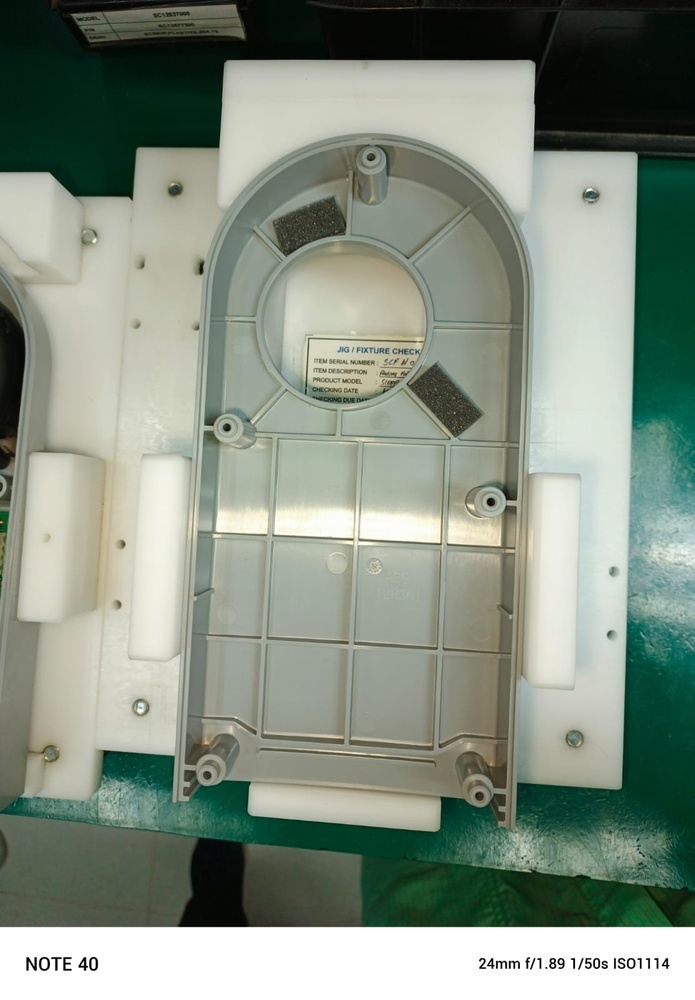
#> input picture SpecialCase/object_ok.jpeg, 695 x 1000 px, shrunk from 1112 x 1600 before the run
$ jupyter execute deteksi_sponse_hitam.ipynb
#> lines starting #> are read from the running program, lines starting #| are printed output that depends on the picture; after the words box and inside, x2 and y2 are one past the last pixel; in counts of white or black regions, pixels touching at a corner belong together
[cell 1]
import cv2
import numpy as np
import matplotlib.pyplot as plt

print("OpenCV version: " + cv2.__version__)

[cell 2]
# Load the image
original_img = cv2.imread("object_ok.jpeg")  # Replace with your image file
#> original_img is the input picture: shape (1000, 695, 3); mean B, G, R 130.8, 144.6, 133.1

# Get the image dimensions
h, w, __ = original_img.shape
#> h = 1000; w = 695

# Crop the image

crop_x0 = 0.2 #`20% padding from left`
crop_xt = 0.8 #`20% padding from right`
crop_y0 = 0.20 #`20% padding from top`
crop_yt = 0.75 #`25% padding from bottom`

print(f"Cropped Image by horizontal {crop_x0*100}% - {crop_xt*100}% and vertical {crop_y0*100}% - {crop_yt*100}%")

img = original_img[int(h * crop_y0) : int(h * crop_yt), int(w * crop_x0) : int(w * crop_xt)]
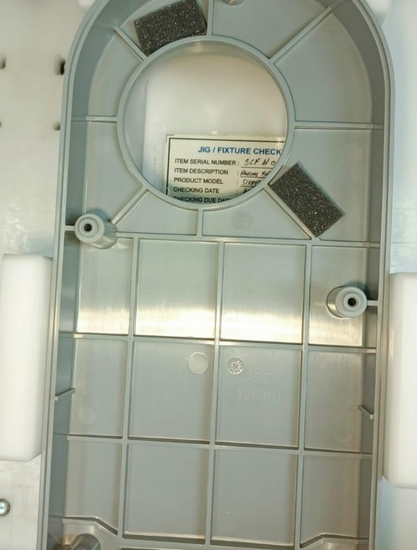
#> img: shape (550, 417, 3); mean B, G, R 150.1, 165.8, 160.8


# display the image
plt.figure(figsize=(10,6))

plt.subplot(1, 2, 1)
plt.imshow(original_img[:,:,::-1])
plt.title("Original Image")
plt.axis("off")

plt.subplot(1, 2, 2)
plt.imshow(img[:,:,::-1])
plt.title("Cropped Image")
plt.axis("off")

plt.show()
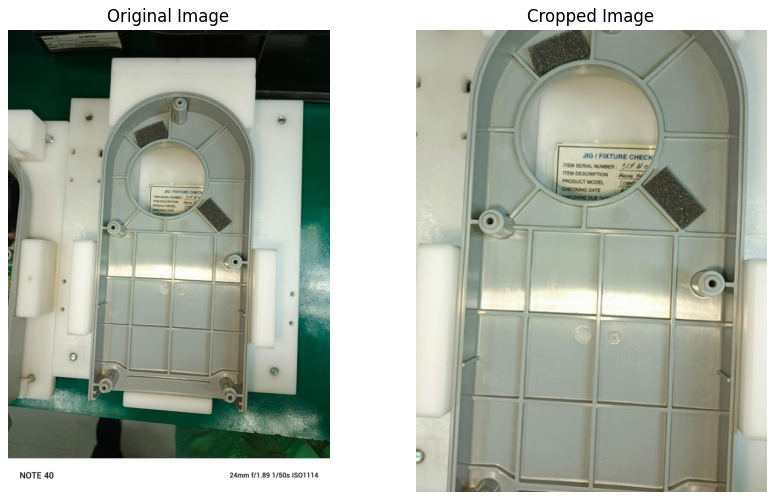
#> figure drawn by matplotlib, 2 panels

[cell 3]
gray = cv2.cvtColor(img, cv2.COLOR_BGR2GRAY)
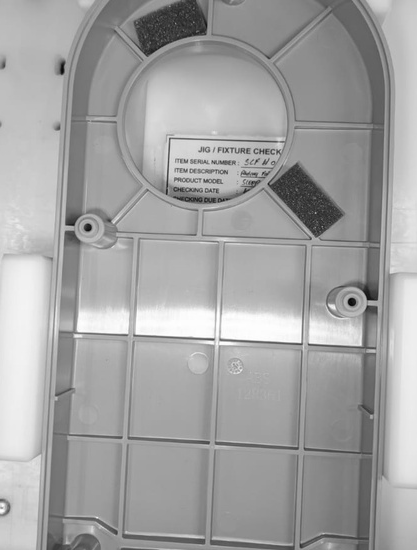
#> gray: shape (550, 417); min 5, max 255, mean 162.5

# Step 1: Apply simple Binary Thresholding
_, binary = cv2.threshold(gray, 70, 255, cv2.THRESH_BINARY_INV)
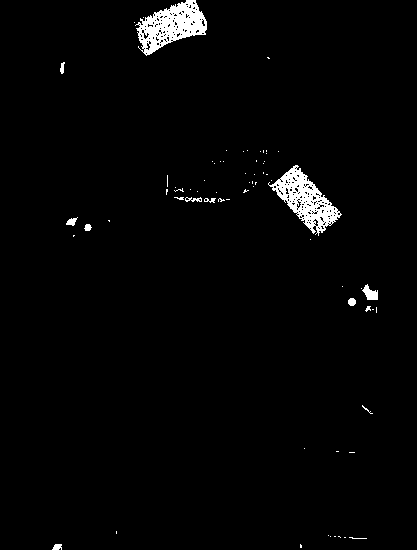
#> binary: shape (550, 417); 2% white; 69 white regions (58 under 20 px), largest, box (x1, y1, x2, y2) and area: (135, 0, 207, 56) 2036, (268, 165, 342, 236) 1949, (362, 284, 378, 300) 148

# Step 2: Apply Canny Edge Detection
edges = cv2.Canny(binary, 100, 200)
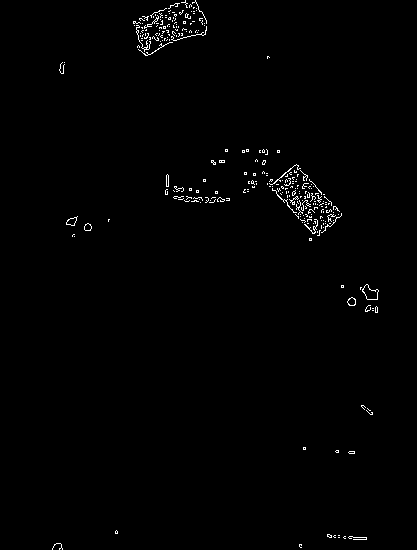
#> edges: shape (550, 417); 0.89% white in thin lines or dots, all inside (x1, y1, x2, y2) = (52, 0, 379, 550)

# Show result images
plt.figure(figsize=(15,6))

plt.subplot(1, 3, 1)
plt.imshow(img[:,:,::-1])
plt.title("Cropped Image")
plt.axis("off")

plt.subplot(1, 3, 2)
plt.imshow(binary, cmap="gray")
plt.title("Binary Image")
plt.axis("off")

plt.subplot(1, 3, 3)
plt.imshow(edges, cmap="gray")
plt.title("Canny Edge Detection")
plt.axis("off")

plt.show()
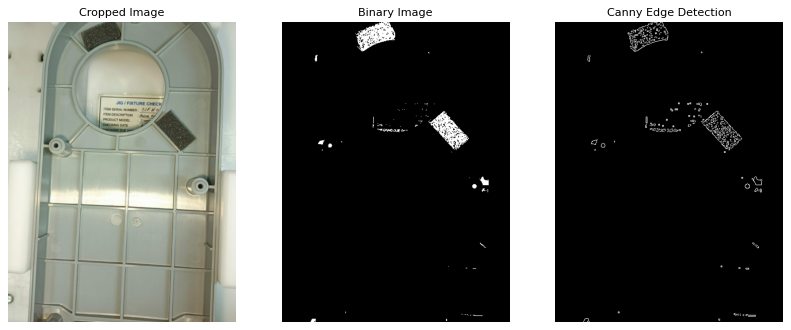
#> figure drawn by matplotlib, 3 panels

[cell 4]
# Step 3: Find contours
contours, _ = cv2.findContours(binary, cv2.RETR_EXTERNAL, cv2.CHAIN_APPROX_SIMPLE)
#> contours = 69 contours, 59 with area under 20; largest, box (x1, y1, x2, y2) and area: (135, 0, 207, 56) 2156, (268, 165, 342, 236) 2126, (362, 284, 378, 300) 122, (66, 217, 78, 226) 44, (348, 298, 356, 306) 41

# Step 4: Calculate centroids & Draw contours
num_objects = 0
output = img.copy()
_h, _w, __ = img.shape
for contour in contours:

    # Skip small contours less than 0.25% of the image area
    if cv2.contourArea(contour) < (_h*_w*0.0025) :
        continue

    # -------------------------------------------------------------------------------------------------------- #
    #                                       calculate moments for each contour                                 #
    # -------------------------------------------------------------------------------------------------------- #
    M = cv2.moments(contour)
    cx = int(M["m10"] / M["m00"])
    cy = int(M["m01"] / M["m00"])
    center = (cx, cy)

    # Draw centroid
    cv2.circle(output, (cx, cy), 6, (0, 255, 0), -1)
    # -------------------------------------------------------------------------------------------------------- #
    #                                   End calculate moments for each contour                                 #
    # -------------------------------------------------------------------------------------------------------- #


    # -------------------------------------------------------------------------------------------------------- #
    #                                       calculate PCA of the contour                                       #
    # -------------------------------------------------------------------------------------------------------- #
    data_points = np.array(contour.squeeze(), dtype=np.float64)
    mean, eigenvectors = cv2.PCACompute(data_points, mean=None)

    # eigenvectors[0, 0] is the x-component of the first eigenvector
    # eigenvectors[0, 1] is the y-component of the first eigenvector
    # Computes the angle (θ) of the principal axis with respect to the x-axis.
    angle_rad_original = np.arctan2(eigenvectors[0, 1], eigenvectors[0, 0]) # in radians within the range [-π, π]
    angle_rad = (angle_rad_original - np.pi) % (-1 * np.pi) # in radians within the range [0, π]
    angle_rad = abs(angle_rad) # Convert to range [0, π]

    # Define the length of the orientation lines
    length = 50

    # Black line for original orientation, always referenced as horizontal line
    cv2.line(output, center, (center[0] + length, center[1]), (0, 0, 0), 2)

    # Compute the end point for the **rotation axis** (red line)
    end_x = int(center[0] + length * np.cos(angle_rad)) # x = x0 + r * cos(angle)
    end_y = int(center[1] - length * np.sin(angle_rad)) # y = y0 - r * sin(angle)
    cv2.line(output, center, (end_x, end_y), (0, 0, 255), 2)  # Red line for rotation axis

    # Draw angle text near the red line
    angle = np.rad2deg(angle_rad) # in degrees within the range [0, 180]
    text_position = (center[0] - 10, center[1] - 10)
    cv2.putText(output, f"{int(angle)}", text_position, cv2.FONT_HERSHEY_SIMPLEX,
                0.6, (0, 0, 255), 1, cv2.LINE_AA)
    # -------------------------------------------------------------------------------------------------------- #
    #                                   End calculate PCA of the contour                                       #
    # -------------------------------------------------------------------------------------------------------- #


    # Increment the number of objects detected
    num_objects += 1

    # Draw contours
    cv2.drawContours(output, [contour], -1, (0, 255, 0), 1)
#> this loop made 69 passes
#> contour on passes 1, 4, 5, 6, 7, 8, 9, 10, 11, 12, 14, 15: [[300, 544], [300, 547], [301, 547], [301, 545]], [[344, 537], [345, 537]], [[338, 536], [339, 536], [340, 537], [339, 536]], [[334, 536], [335, 536]], [[330, 536]], [[328, 535]], [[116, 531], [116, 533]], [[349, 452], [354, 452]], [[336, 451], [338, 451]], [[304, 448]], [[372, 309], [373, 309]], [[376, 307], [376, 312]]
#> (cx, cy, mean, eigenvectors, angle_rad_original, angle_rad, length, end_x) on pass 49: (305, 199, [[307.4, 201.3]], [[0.683, 0.73], [0.73, -0.683]], 0.819, 2.32, 50, 270)
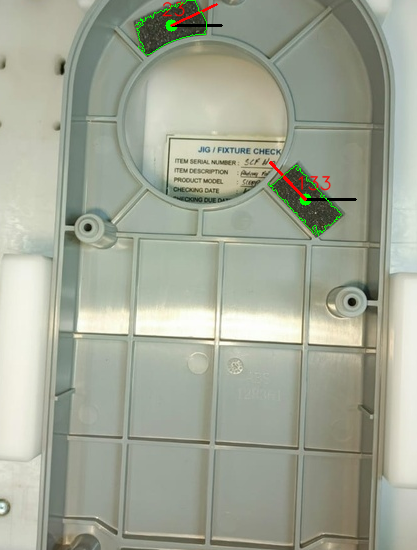
#> output: shape (550, 417, 3); 0.69% of pixels changed, all inside (x1, y1, x2, y2) = (135, 0, 357, 236)
#> after the loop, num_objects = 2


# Step 5: Display the number of objects detected # Number of objects detected based on the number of contours
cv2.putText(output, f"Objects: {num_objects}", (10, 30), cv2.FONT_HERSHEY_SIMPLEX,
            0.6, (0, 0, 255), 1)
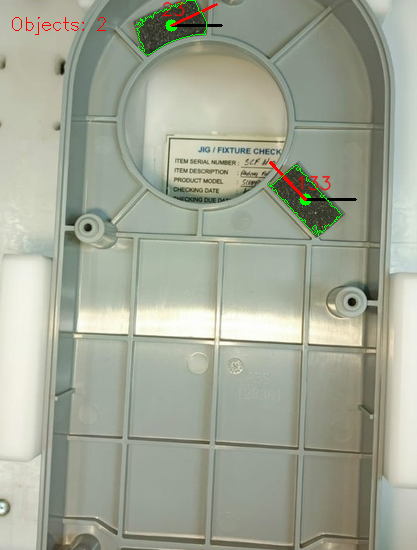
#> output: shape (550, 417, 3); 0.09% of pixels changed, all inside (x1, y1, x2, y2) = (12, 17, 106, 35)


# Display detected objects
plt.figure(figsize=(10,15))

plt.imshow(output[:,:,::-1])
plt.title(f"Detected Objects: {num_objects}")
plt.axis("off")

plt.show()

$ run again, with SpecialCase/orientation_circular_object.jpeg copied over SpecialCase/object_ok.jpeg
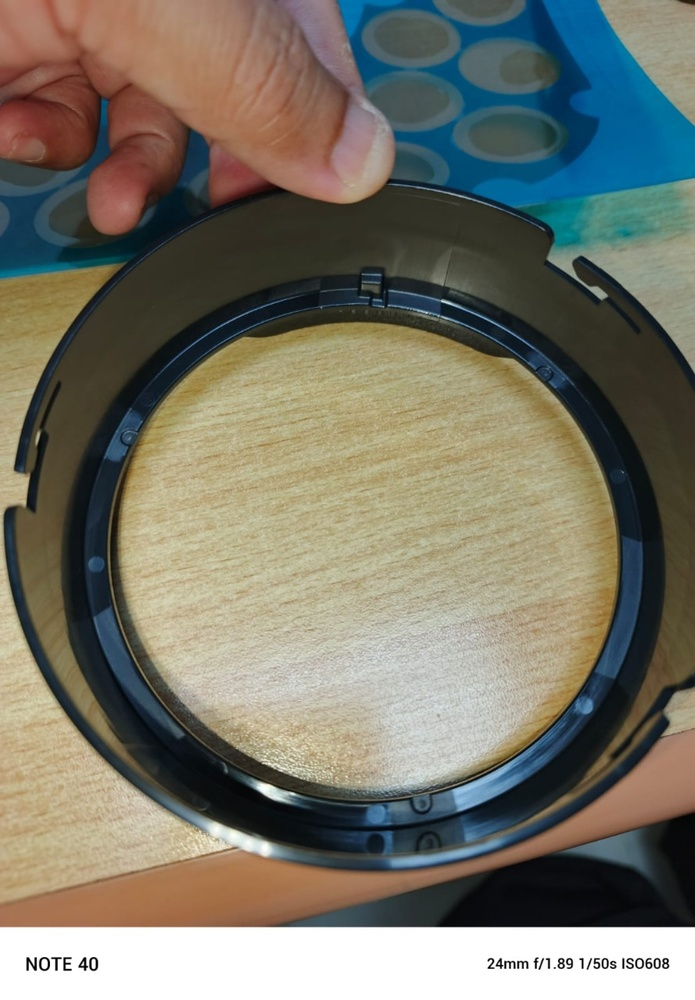
#> input picture SpecialCase/orientation_circular_object.jpeg, 695 x 1000 px, shrunk from 889 x 1280 before the run
#> original_img is the input picture: shape (1000, 695, 3); mean B, G, R 105.8, 118.8, 120.8
#> `_, binary = cv2.threshold(gray, 70, 255, cv2.THRESH_BINARY_INV)`:
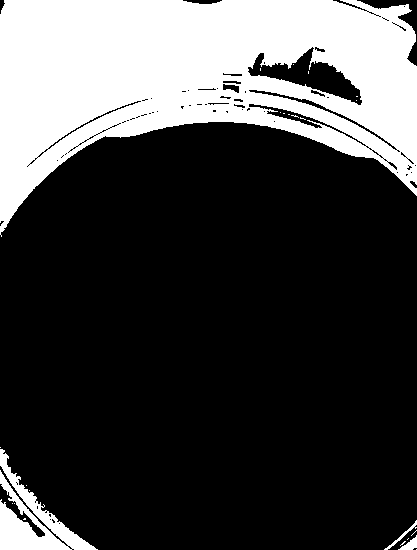
#> binary: shape (550, 417); 26.5% white; 24 white regions (20 under 20 px), largest, box (x1, y1, x2, y2) and area: (0, 0, 417, 237) 57071, (0, 449, 98, 550) 3471, (398, 535, 417, 550) 130, (384, 520, 417, 550) 118
#> edges: shape (550, 417); 1.4% white in thin lines or dots
#> contours = 14 contours, 10 with area under 20; largest, box (x1, y1, x2, y2) and area: (0, 0, 417, 237) 60412, (0, 449, 98, 550) 3172, (398, 535, 417, 550) 104, (384, 520, 417, 550) 80
#> the loop `for contour in contours:` made 14 passes
#> contour on passes 1, 3, 5, 7, 8, 9, 10, 11: [[416, 549]], [[408, 538], [407, 539]], [[416, 530], [411, 535]], [[24, 518], [23, 519], [25, 519], [25, 518]], [[14, 503]], [[12, 503]], [[29, 490]], [[26, 485]]
#> after the loop `for contour in contours:`: num_objects = 2
#> `cv2.putText(output, f"Objects: {num_objects}", (10, 30), cv2.FONT_HERS..`:
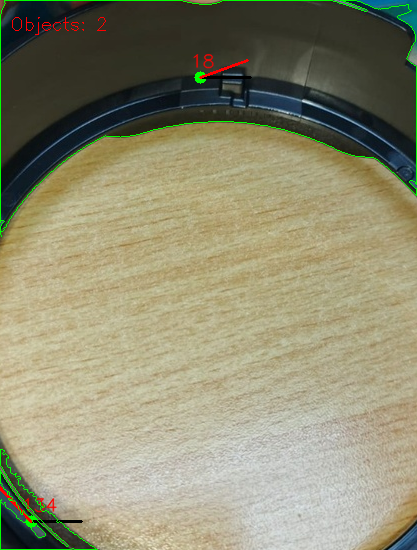
#> output: shape (550, 417, 3); mean B, G, R 113.1, 139.8, 142.2
